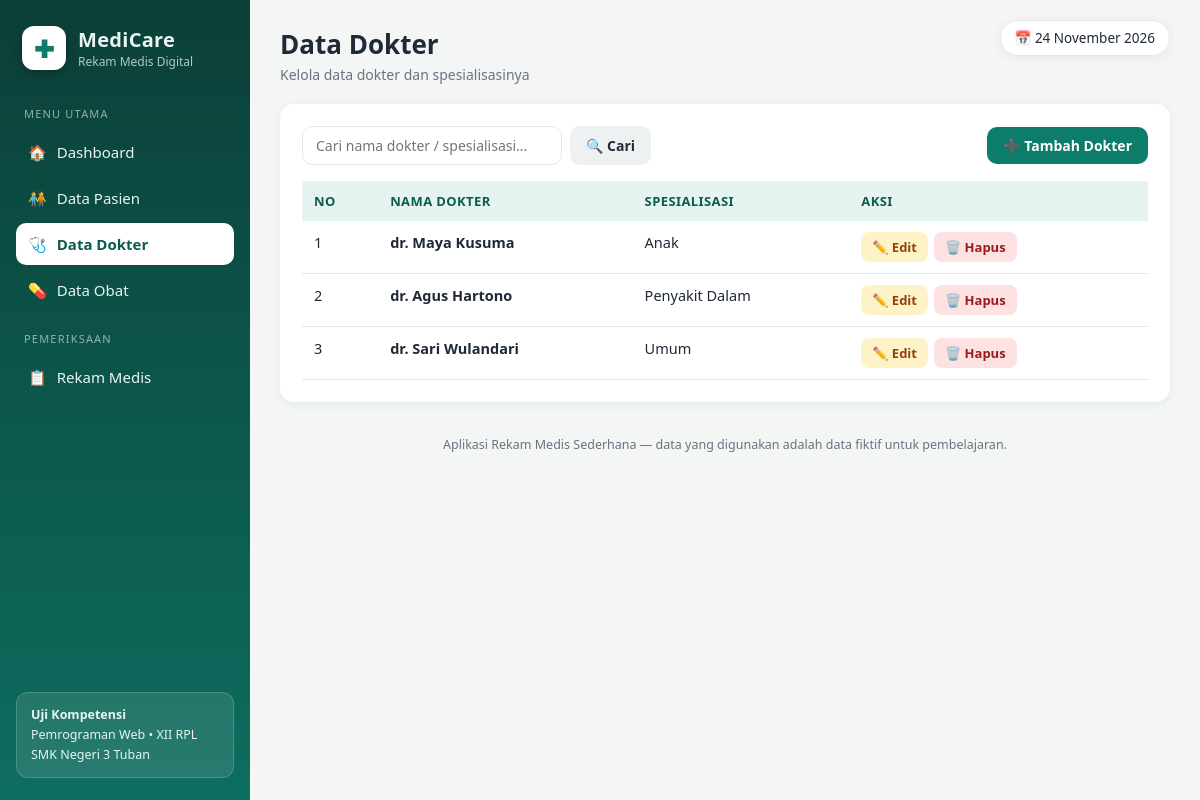
Screenshot of /dokter.php with the database file from the repository.
### tables this page shows
CREATE TABLE IF NOT EXISTS dokter (
    id_dokter    INT          NOT NULL AUTO_INCREMENT,
    nama_dokter  VARCHAR(100) NOT NULL,
    spesialisasi VARCHAR(50)  NOT NULL,
    PRIMARY KEY (id_dokter)
);

### koneksi.php (called while the page is built, shortened)
<?php
function e($nilai)
{
    return htmlspecialchars((string) $nilai, ENT_QUOTES, 'UTF-8');
}

### dokter.php (the view, shortened to what this page needs)
<?php
require_once 'koneksi.php';
$cari = trim($_GET['q'] ?? '');
if ($cari !== '') {
    $sql  = "SELECT * FROM dokter WHERE nama_dokter LIKE ? OR spesialisasi LIKE ? ORDER BY id_dokter DESC";
    $stmt = mysqli_prepare($koneksi, $sql);
    $kata = "%$cari%";
    mysqli_stmt_bind_param($stmt, 'ss', $kata, $kata);
    mysqli_stmt_execute($stmt);
    $hasil = mysqli_stmt_get_result($stmt);
} else {
    $hasil = mysqli_query($koneksi, "SELECT * FROM dokter ORDER BY id_dokter DESC");
}
require_once 'includes/header.php';
?>
<div class="kartu">
    <div class="toolbar">
        <form class="form-cari" method="get" action="">
            <input type="text" name="q" placeholder="Cari nama dokter / spesialisasi..." value="<?= e($cari) ?>">
            <button class="btn btn-abu" type="submit">🔍 Cari</button>
        </form>
        <a class="btn btn-utama" href="dokter_tambah.php">➕ Tambah Dokter</a>
    </div>
    <div class="tabel-bungkus">
        <table>
            <thead>
                <tr>
                    <th>No</th>
                    <th>Nama Dokter</th>
                    <th>Spesialisasi</th>
                    <th>Aksi</th>
                </tr>
            </thead>
            <tbody>
            <?php $no = 1; while ($d = mysqli_fetch_assoc($hasil)): ?>
                <tr>
                    <td><?= $no++ ?></td>
                    <td><b><?= e($d['nama_dokter']) ?></b></td>
                    <td><?= e($d['spesialisasi']) ?></td>
                    <td>
                        <div class="aksi">
                            <a class="btn btn-kecil btn-edit" href="dokter_edit.php?id=<?= (int) $d['id_dokter'] ?>">✏️ Edit</a>
                            <a class="btn btn-kecil btn-hapus" href="dokter_hapus.php?id=<?= (int) $d['id_dokter'] ?>"
                               data-konfirmasi="Hapus dokter <?= e($d['nama_dokter']) ?>? Dokter yang sudah menangani pemeriksaan tidak dapat dihapus.">🗑️ Hapus</a>
                        </div>
                    </td>
                </tr>
            <?php endwhile; ?>
            </tbody>
        </table>
    </div>
</div>
<?php require_once 'includes/footer.php'; ?>

### assets/css/style.css (style rules this page uses)
:root { --teal: #0e7c6b; --teal-gelap: #0a5c50; --teal-muda: #e6f4f1; --biru: #2563eb; --ungu: #7c3aed; --oranye: #ea8a00; --merah: #dc2626; --teks: #1f2937; --teks-redup: #6b7280; --garis: #e5e7eb; --latar: #f3f6f5; --radius: 14px; --bayang: 0 2px 10px rgba(16, 60, 52, .07); }
* { margin: 0; padding: 0; box-sizing: border-box; }
body { font-family: "Segoe UI", system-ui, -apple-system, Arial, sans-serif; background: var(--latar); color: var(--teks); }
a { text-decoration: none; }
.kartu { background: #fff; border-radius: var(--radius); box-shadow: var(--bayang); padding: 22px; margin-bottom: 22px; }
.tabel-bungkus { overflow-x: auto; }
table { width: 100%; border-collapse: collapse; font-size: 14.5px; }
thead th { text-align: left; background: var(--teal-muda); color: var(--teal-gelap); padding: 11px 12px; font-size: 13px; text-transform: uppercase; letter-spacing: .4px; white-space: nowrap; }
tbody td { padding: 11px 12px; border-bottom: 1px solid var(--garis); vertical-align: top; }
.btn { display: inline-flex; align-items: center; gap: 6px; padding: 9px 16px; border-radius: 10px; border: none; cursor: pointer; font-size: 14px; font-weight: 600; font-family: inherit; transition: filter .15s ease, transform .1s ease; }
.btn-utama { background: var(--teal); color: #fff; }
.btn-abu { background: #eef1f1; color: var(--teks); }
.btn-kecil { padding: 6px 11px; font-size: 13px; border-radius: 8px; }
.btn-edit { background: #fef3c7; color: #92400e; }
.btn-hapus { background: #fee2e2; color: #991b1b; }
.aksi { display: flex; gap: 6px; flex-wrap: wrap; }
.toolbar { display: flex; justify-content: space-between; align-items: center; gap: 14px; margin-bottom: 16px; flex-wrap: wrap; }
.form-cari { display: flex; gap: 8px; }
.form-cari input { padding: 9px 13px; border: 1px solid var(--garis); border-radius: 10px; font-size: 14px; width: 260px; font-family: inherit; background: #fff; }

### rows the page displays
dokter: nama_dokter "dr. Maya Kusuma", spesialisasi "Anak"
dokter: nama_dokter "dr. Agus Hartono", spesialisasi "Penyakit Dalam"
dokter: nama_dokter "dr. Sari Wulandari", spesialisasi "Umum"

### other values shown
$judul "Data Dokter"
$subjudul "Kelola data dokter dan spesialisasinya"
